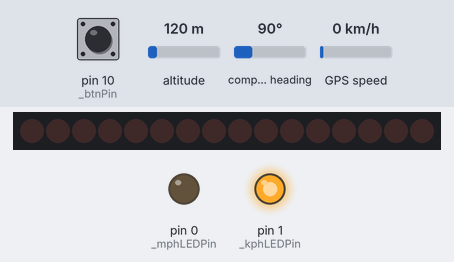
A sketch run on a simulated Arduino Uno, built with avr-gcc and run on an emulated ATmega328P. Shown: 16 shift-register outputs drawn as a row of LEDs (first output left, lit = HIGH), output pins drawn as LEDs (lit = HIGH). Wiring (inferred from the names in the program): 2 × shift register (74HC595): data pin 2; shift clock pin 4; latch pin 3. Wiring (inferred from the signals the program sends): row of LEDs: on Q0, Q1, Q2, Q3, Q4, Q5, Q6, Q7, Q8, Q9, Q10, Q11, Q12, Q13, Q14, Q15. Inputs (shaded band) come from the test bench; at power-on: GPS speed 0 km/h, pin 10 (_btnPin) HIGH, altitude 120 m, compass heading 90°. The GPS gets a fix after 3 s at 37.7749, -122.4194 with 8 satellites; pins used as bus, display or sensor lines are not drawn.

Above: at 1.2 s.
1.3 s: GPS speed set to 2 km/h
At 4.2 s:
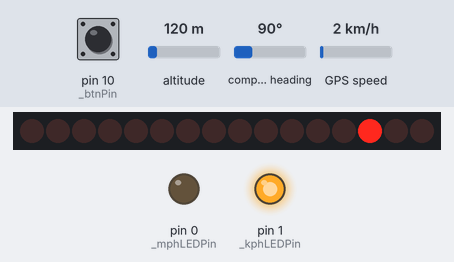
4.5 s: pin 10 (_btnPin) pulled LOW for 0.15 s
At 4.57 s:
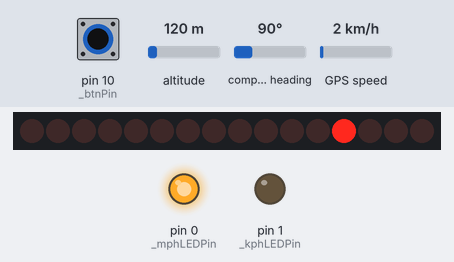
6.1 s: GPS speed set to 30 km/h
At 7.5 s:
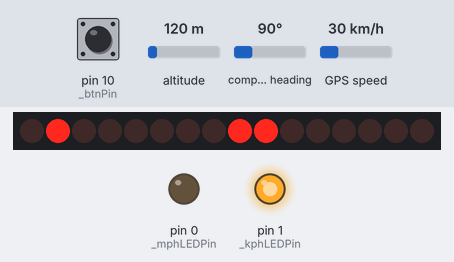
8.5 s: pin 10 (_btnPin) pulled LOW for 1 s
At 9.3 s:
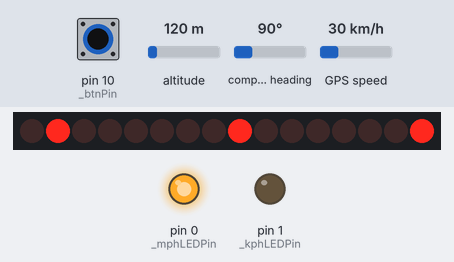
11.0 s: GPS speed set to 60 km/h
At 11.8 s:
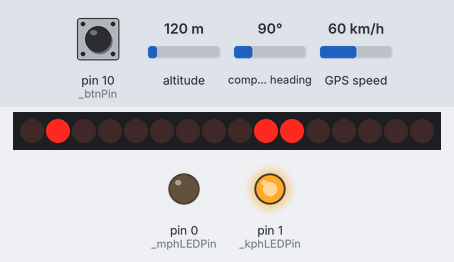
12.5 s: pin 10 (_btnPin) pulled LOW for 0.15 s
At 12.57 s:
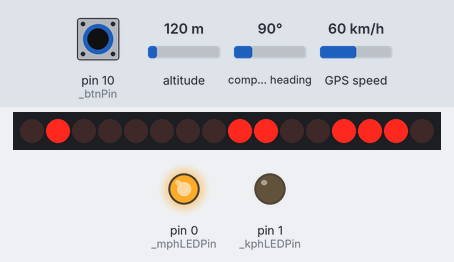
Timing chart, 0 to 15.1 s (numbered marks = the images above; inputs shaded):
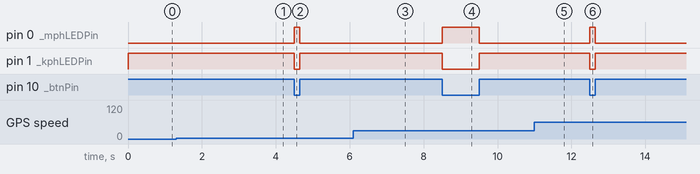

The sketch:

gps-nixie-speedo.ino
```cpp
#include <Adafruit_GPS.h>
#include <SoftwareSerial.h>

#define PMTK_SET_NMEA_UPDATE_1HZ  "$PMTK220,1000*1F"
#define PMTK_SET_NMEA_UPDATE_5HZ  "$PMTK220,200*2C"
#define PMTK_SET_NMEA_UPDATE_10HZ "$PMTK220,100*2F"

// turn on only the second sentence (GPRMC)
#define PMTK_SET_NMEA_OUTPUT_RMCONLY "$PMTK314,0,1,0,0,0,0,0,0,0,0,0,0,0,0,0,0,0,0,0*29"
// turn on GPRMC and GGA
#define PMTK_SET_NMEA_OUTPUT_RMCGGA "$PMTK314,0,1,0,1,0,0,0,0,0,0,0,0,0,0,0,0,0,0,0*28"
// turn on ALL THE DATA
#define PMTK_SET_NMEA_OUTPUT_ALLDATA "$PMTK314,1,1,1,1,1,1,0,0,0,0,0,0,0,0,0,0,0,0,0*28"
// turn off output
#define PMTK_SET_NMEA_OUTPUT_OFF "$PMTK314,0,0,0,0,0,0,0,0,0,0,0,0,0,0,0,0,0,0,0*28"

#define PMTK_Q_RELEASE "$PMTK605*31"

enum speedUnit {
  milesPerHour,
  kilometersPerHour
};

static const int GPSBaud = 9600;

static const float mphMultiplier = 1.15078;
static const float kphMultiplier = 1.852;

static const int _mphLEDPin = 0;
static const int _kphLEDPin = 1;
static const int _dataPin = 2;
static const int _latchPin = 3;
static const int _clockPin = 4;
static const int _rxPin = 8;
static const int _txPin = 9;
static const int _btnPin = 10;

float _lastKnots = 0.0;
int _speedValue = 0;
int _lastSpeedValue = -1;
bool _unitsChanged = true;
bool _serialEnable = false;
bool _displayCounter = false;
int _counter = 0;
speedUnit _speedUnit;

SoftwareSerial ss(_txPin, _rxPin);
Adafruit_GPS GPS(&ss);

void setup()
{
  // Set up the outputs for the shift register
  pinMode(_mphLEDPin, OUTPUT);
  pinMode(_kphLEDPin, OUTPUT);
  pinMode(_latchPin, OUTPUT);
  pinMode(_clockPin, OUTPUT);
  pinMode(_dataPin, OUTPUT);
  pinMode(_btnPin, INPUT);

  if (_serialEnable)
  {
    Serial.begin(115200);
    delay(2000);
  }

  GPS.begin(GPSBaud);

  // uncomment this line to turn on RMC (recommended minimum) and GGA (fix data) including altitude
  //GPS.sendCommand(PMTK_SET_NMEA_OUTPUT_RMCGGA);
  // uncomment this line to turn on only the "minimum recommended" data for high update rates!
  GPS.sendCommand(PMTK_SET_NMEA_OUTPUT_RMCONLY);
  // uncomment this line to turn on all the available data - for 9600 baud you'll want 1 Hz rate
  //GPS.sendCommand(PMTK_SET_NMEA_OUTPUT_ALLDATA);

  // Set the update rate
  // 1 Hz update rate
  //GPS.sendCommand(PMTK_SET_NMEA_UPDATE_1HZ);
  // 5 Hz update rate- for 9600 baud you'll have to set the output to RMC or RMCGGA only (see above)
  //GPS.sendCommand(PMTK_SET_NMEA_UPDATE_5HZ);
  // 10 Hz update rate - for 9600 baud you'll have to set the output to RMC only (see above)
  GPS.sendCommand(PMTK_SET_NMEA_UPDATE_10HZ);
}

void loop()
{
  if (digitalRead(_btnPin) == LOW)
  {
    if (_speedUnit != milesPerHour)
    {
      _speedUnit = milesPerHour;
      _unitsChanged = true;
    }

    //_displayCounter = false;
  }
  else
  {
    if (_speedUnit != kilometersPerHour)
    {
      _speedUnit = kilometersPerHour;
      _unitsChanged = true;
    }

    //_displayCounter = true;
  }

  if (_unitsChanged)
  {
    if (_speedUnit == milesPerHour)
    {
      digitalWrite(_mphLEDPin, HIGH);
      digitalWrite(_kphLEDPin, LOW);
    }
    else
    {
      digitalWrite(_mphLEDPin, LOW);
      digitalWrite(_kphLEDPin, HIGH);
    }

    _unitsChanged = false;
  }

  //Init
  _speedValue = 0;

  if (_displayCounter)
  {
    _speedValue = _counter;

    _counter += 1;

    if (_counter > 999)
      _counter = 0;

    delay(250);
  }
  else
  {
    char c = GPS.read();

    if (GPS.newNMEAreceived())
    {
      if (!GPS.parse(GPS.lastNMEA()))
      {
        return;
      }
    }

    float knots = GPS.speed;

    bool isValid = knots > 0.0;
    bool isUpdated = true; //knots != _lastKnots;

    if (isValid && isUpdated)
    {
      if (_speedUnit == milesPerHour)
      {
        _speedValue = (int)(knots * mphMultiplier);
      }
      else
      {
        _speedValue = (int)(knots * kphMultiplier);
      }

      _lastKnots = knots;
    }
  }

  if (_speedValue != _lastSpeedValue)
  {
    byte hundreds = _speedValue / 100;
    byte tens = (_speedValue - (hundreds * 100)) / 10;
    byte units = _speedValue - (hundreds * 100) - (tens * 10);

    byte enable = 0;

    if (hundreds > 0)
    {
      enable = 3;
    }
    else if (tens > 0)
    {
      enable = 2;
    }

    byte first = (units << 4) | tens;
    byte last = (hundreds << 4) | enable;

    digitalWrite(_latchPin, LOW);
    shiftOut(_dataPin, _clockPin, MSBFIRST, first);
    shiftOut(_dataPin, _clockPin, MSBFIRST, last);
    digitalWrite(_latchPin, HIGH);

    _lastSpeedValue = _speedValue;
  }
}
```

Measured:
- after the input at 4.5 s, pin 0 (_mphLEDPin): LOW → HIGH at once, → LOW 0.15 s later; pin 1 (_kphLEDPin): HIGH → LOW at once, → HIGH 0.15 s later
- after the input at 8.5 s, pin 0 (_mphLEDPin): LOW → HIGH at once, → LOW 1.0 s later; pin 1 (_kphLEDPin): HIGH → LOW at once, → HIGH 1.0 s later
- after the input at 12.5 s, pin 0 (_mphLEDPin): LOW → HIGH at once, → LOW 0.15 s later; pin 1 (_kphLEDPin): HIGH → LOW at once, → HIGH 0.15 s later
